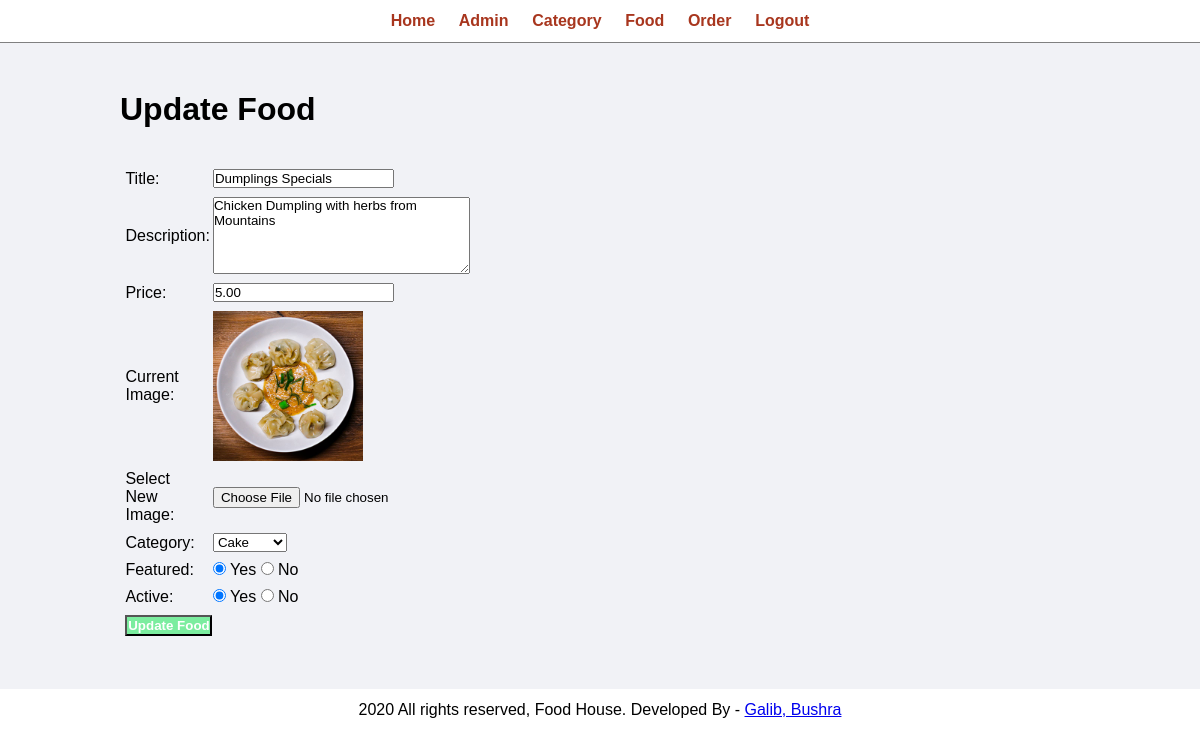
The page /admin/update-food.php?id=3 (signed in) on the database its author committed.
### tables this page shows
CREATE TABLE `tbl_food` (
  `id` int(10) UNSIGNED NOT NULL,
  `title` varchar(100) NOT NULL,
  `description` text NOT NULL,
  `price` decimal(10,2) NOT NULL,
  `image_name` varchar(255) NOT NULL,
  `category_id` int(10) UNSIGNED NOT NULL,
  `featured` varchar(10) NOT NULL,
  `active` varchar(10) NOT NULL
);

### admin/update-food.php (the view, shortened to what this page needs)
<link rel="stylesheet" type="text/css" href="../css/admin.css">
<?php include('partials/menu.php'); ?>
<?php
    if(isset($_GET['id']))
    {
        $id = $_GET['id'];
        $sql2 = "SELECT * FROM tbl_food WHERE id=$id";
        $res2 = mysqli_query($conn, $sql2);
        $row2 = mysqli_fetch_assoc($res2);
        $title = $row2['title'];
        $description = $row2['description'];
        $price = $row2['price'];
        $current_image = $row2['image_name'];
        $current_category = $row2['category_id'];
        $featured = $row2['featured'];
        $active = $row2['active'];
    }
    else
    {
        header('location:'.SITEURL.'admin/manage-food.php');
    }
?>
<div class="main-content">
    <div class="wrapper">
        <h1>Update Food</h1>
        <br><br>
        <form action="" method="POST" enctype="multipart/form-data">
        <table class="tbl-30">
            <tr>
                <td>Title: </td>
                <td>
                    <input type="text" name="title" value="<?php echo $title; ?>">
                </td>
            </tr>
            <tr>
                <td>Description: </td>
                <td>
                    <textarea name="description" cols="30" rows="5"><?php echo $description; ?></textarea>
                </td>
            </tr>
            <tr>
                <td>Price: </td>
                <td>
                    <input type="number" name="price" value="<?php echo $price; ?>">
                </td>
            </tr>
            <tr>
                <td>Current Image: </td>
                <td>
                    <?php
                        if($current_image == "")
                        {
                            echo "<div class='error'>Image not Available.</div>";
                        }
                        else
                        {
                            ?>
                            <img src="<?php echo SITEURL; ?>images/food/<?php echo $current_image; ?>" width="150px">
                            <?php
                        }
                    ?>
                </td>
            </tr>
            <tr>
                <td>Select New Image: </td>
                <td>
                    <input type="file" name="image">
                </td>
            </tr>
            <tr>
                <td>Category: </td>
                <td>
                    <select name="category">
                        <?php
                            $sql = "SELECT * FROM tbl_category WHERE active='Yes'";
                            $res = mysqli_query($conn, $sql);
                            $count = mysqli_num_rows($res);
                            if($count>0)
                            {
                                while($row=mysqli_fetch_assoc($res))
                                {
                                    $category_title = $row['title'];
                                    $category_id = $row['id'];
                                    ?>
                                    <option <?php if($current_category==$category_id){echo "selected";} ?> value="<?php echo $category_id; ?>"><?php echo $category_title; ?></option>
                                    <?php
                                }
                            }
                            else
                            {
                                echo "<option value='0'>Category Not Available.</option>";
                            }
                        ?>
                    </select>
                </td>
            </tr>
            <tr>
                <td>Featured: </td>
                <td>
                    <input <?php if($featured=="Yes") {echo "checked";} ?> type="radio" name="featured" value="Yes"> Yes
                    <input <?php if($featured=="No") {echo "checked";} ?> type="radio" name="featured" value="No"> No
                </td>
            </tr>
            <tr>
                <td>Active: </td>
                <td>
                    <input <?php if($active=="Yes") {echo "checked";} ?> type="radio" name="active" value="Yes"> Yes
                    <input <?php if($active=="No") {echo "checked";} ?> type="radio" name="active" value="No"> No
                </td>
            </tr>
            <tr>
                <td>
                    <input type="submit" name="submit" value="Update Food" class="btn-secondary">
                </td>
            </tr>
        </table>
        </form>
    </div>
</div>
<?php include('partials/footer.php'); ?>

### css/admin.css (style rules this page uses)
* { margin: 0; padding: 0; font-family: Arial, Helvetica, sans-serif; }
.wrapper { padding: 1%; width: 80%; margin: 0 auto; }
.main-content { padding: 3% 0; background-color: #f1f2f6; }
.tbl-30 { width: 30%; }
table tr td { padding: 1%; }
.btn-secondary { background-color: #7bed9f; padding: 1%; color: white; text-decoration: none; font-weight: bold; }

### rows shown on the page
tbl_food: title "Dumplings Specials", description "Chicken Dumpling with herbs from Mountains", price "5.00", image_name (picture), featured "☑", active "☑"

### other values the page prints
form field category "Cake"
